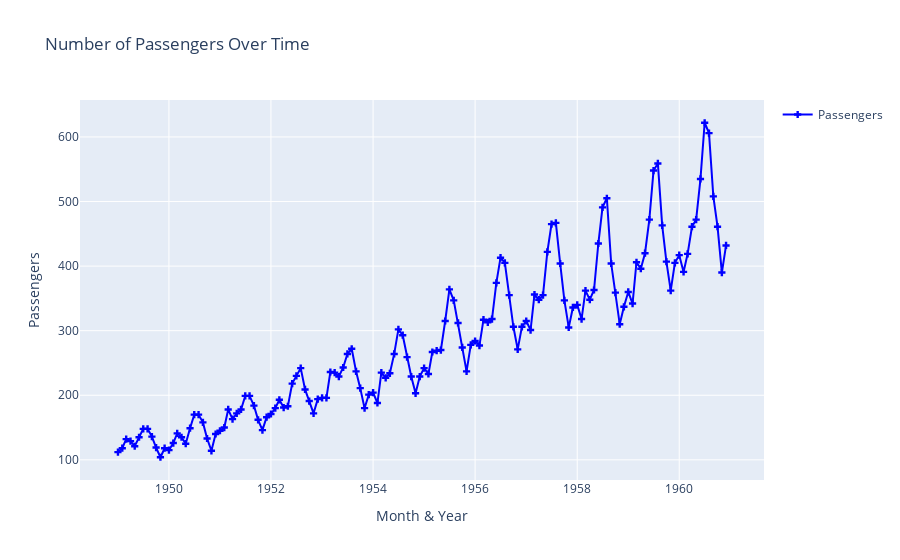

Notebook code for this chart:
### Code cell
# Create a line plot with customizations
import plotly.graph_objects as go
import pandas as pd

df = pd.read_csv("AirPassengers.csv")

fig=go.Figure()
    
fig.add_trace(go.Scatter
   (x = df['Month'], 
    y = df['#Passengers'],
    mode='lines+markers',
    name='Passengers',
    line=dict(color = 'blue', width=2),
    marker=dict(symbol='cross')))

# Customize layout
fig.update_layout(
    title='Number of Passengers Over Time',
    xaxis=dict(title='Month & Year', showgrid=True),
    yaxis=dict(title='Passengers', showgrid=True),
    showlegend=True
)
# Show plot
fig.show()

### Figure 1 — Plotly figure (JSON) as saved in the notebook; plotly's stock layout.template omitted (floating-point values rounded to 4 significant figures; data arrays with more than 128 entries replaced by an {"elided": "..."} marker saying what was removed)
{"data": [{"line": {"color": "blue", "width": 2}, "marker": {"symbol": "cross"}, "mode": "lines+markers", "name": "Passengers", "type": "scatter", "x": {"elided": "144 str values"}, "y": {"elided": "144 int values"}}], "layout": {"autosize": true, "showlegend": true, "title": {"text": "Number of Passengers Over Time"}, "xaxis": {"autorange": true, "range": ["1948-04-11 01:56:52.5574", "1961-08-22 22:03:07.4426"], "showgrid": true, "title": {"text": "Month & Year"}, "type": "date"}, "yaxis": {"autorange": true, "range": [61.25, 664.7], "showgrid": true, "title": {"text": "Passengers"}, "type": "linear"}}}
